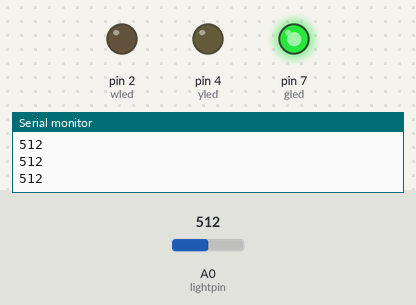
Bench run of a sketch on a simulated Arduino Uno, built with avr-gcc and run on an emulated ATmega328P. Parts: output pins drawn as LEDs (lit = HIGH), the last lines printed to the serial monitor. The test bench sets the inputs (shaded band); at power-on: A0 (lightpin) = 512.

Above: at 1.2 s.
1.3 s: A0 (lightpin) set to 190
At 2.1 s:
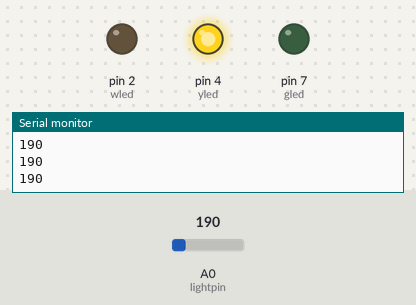
3.2 s: A0 (lightpin) set to 90
At 4.1 s:
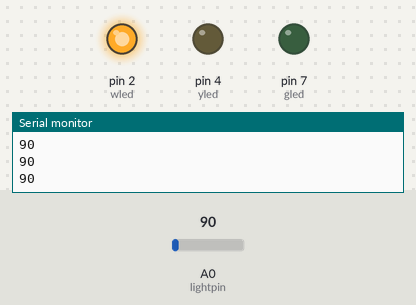
5.0 s: A0 (lightpin) set to 110
At 6.7 s:
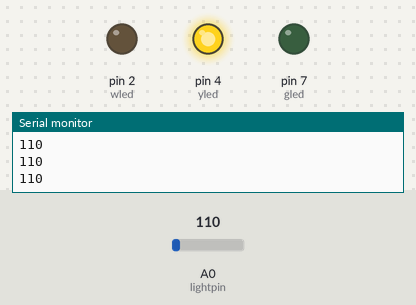
7.0 s: A0 (lightpin) set to 210
At 8.5 s:
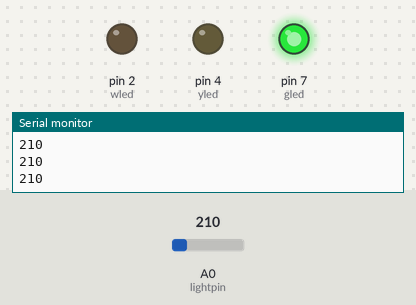
Timing chart, 0 to 10.0 s (numbered marks = the images above; inputs shaded):
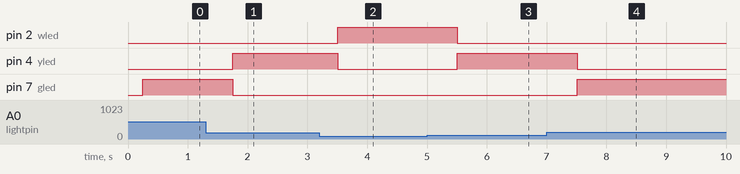

The sketch:

photoresistor_basic_3LEDs.ino
```cpp
int lightpin = A0;
int lightval;
int delt = 250;
int gled = 7;
int yled = 4;
int wled = 2;

void setup() {
  // put your setup code here, to run once:
  Serial.begin(9600);
  pinMode(lightpin,INPUT);
  pinMode(gled,OUTPUT);
  pinMode(yled,OUTPUT);
  pinMode(wled,OUTPUT);

}

void loop() {
  // put your main code here, to run repeatedly:
  lightval = analogRead(lightpin);
  Serial.println(lightval);
  delay(delt);

  digitalWrite(gled,LOW);
  digitalWrite(yled,LOW);
  digitalWrite(wled,LOW);

  while (lightval > 200){
    lightval = analogRead(lightpin);
    digitalWrite(gled,HIGH);
    digitalWrite(yled,LOW);
    digitalWrite(wled,LOW);
    Serial.println(lightval);
    delay(delt);

  }

  while (lightval < 200 && lightval > 100){
    lightval = analogRead(lightpin);
    digitalWrite(gled,LOW);
    digitalWrite(yled,HIGH);
    digitalWrite(wled,LOW);
    Serial.println(lightval);
    delay(delt);

  }

  while (lightval < 100){
    lightval = analogRead(lightpin);
    digitalWrite(gled,LOW);
    digitalWrite(yled,LOW);
    digitalWrite(wled,HIGH);
    Serial.println(lightval);
    delay(delt);

  }


}
```

Measured:
- after the input at 1.3 s, pin 4 (yled): LOW → HIGH after 0.45 s; pin 7 (gled): HIGH → LOW after 0.45 s
- after the input at 3.2 s, pin 2 (wled): LOW → HIGH after 0.30 s; pin 4 (yled): HIGH → LOW after 0.30 s
- after the input at 5.0 s, pin 2 (wled): HIGH → LOW after 0.51 s; pin 4 (yled): LOW → HIGH after 0.51 s
- after the input at 7.0 s, pin 4 (yled): HIGH → LOW after 0.51 s; pin 7 (gled): LOW → HIGH after 0.51 s
